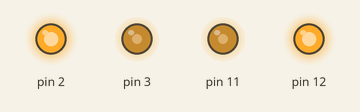
Simulated run of this sketch. Board: Arduino Uno, built with avr-gcc and run on an emulated ATmega328P. Shown: output pins drawn as LEDs (lit = HIGH).

Above: at 0.1 s.
Timing chart, 0 to 1.6 s (numbered marks = the images above):
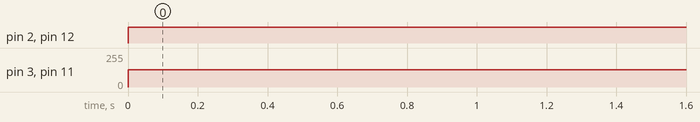

Measured:
- by itself, pin 2, pin 12: LOW → HIGH at 0.00 s
- by itself, pin 3, pin 11: 0/255 → 128/255 at 0.00 s

The sketch:

PWM_IR.ino
```cpp
/*

 Mimics the fade example but with an extra parameter for frequency. It should dim but with a flicker
 because the frequency has been set low enough for the human eye to detect. This flicker is easiest to see when
 the LED is moving with respect to the eye and when it is between about 20% - 60% brighness. The library
 allows for a frequency range from 1Hz - 2MHz on 16 bit timers and 31Hz - 2 MHz on 8 bit timers. When
 SetPinFrequency()/SetPinFrequencySafe() is called, a bool is returned which can be tested to verify the
 frequency was actually changed.

 This example runs on mega and uno.
 */

#include <PWM.h>

//use pin 11 on the Mega instead, otherwise there is a frequency cap at 31 Hz
int pwmOut1 = 11;
int pwmOut2 = 12;
int pwmOut3 = 2;
int pwmOut4 = 3;
int32_t frequency = 10000; //frequency (in Hz)

void setup()
{
  //initialize all timers except for 0, to save time keeping functions
  InitTimersSafe();

  //sets the frequency for the specified pin
  bool success1 = SetPinFrequencySafe(pwmOut1, frequency);
  bool success2 = SetPinFrequencySafe(pwmOut2, frequency);
  bool success3 = SetPinFrequencySafe(pwmOut3, frequency);
  bool success4 = SetPinFrequencySafe(pwmOut4, frequency);


  Serial.begin(9600);

  //if the pin frequency was set successfully, turn pin 13 on
  //  if(success) {
  //    pinMode(13, OUTPUT);
  //    digitalWrite(13, HIGH);
  //  }
}

void loop()
{
  //use this functions instead of analogWrite on 'initialized' pins
  pwmWrite(pwmOut1, 128);
  pwmWrite(pwmOut2, 128);
  pwmWrite(pwmOut3, 128);
  pwmWrite(pwmOut4, 128);

  delay(60);

}
```
